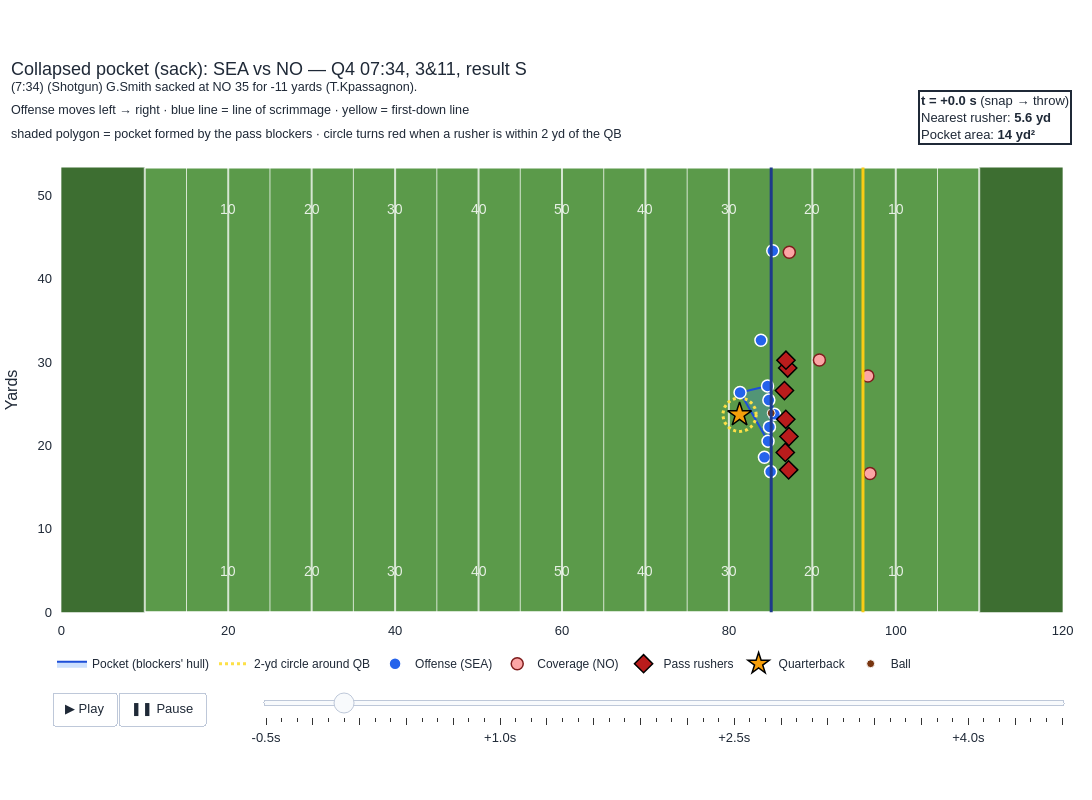

Notebook code for this chart:
### Markdown cell above
## 8. Animated replays
`viz.replay(gameId, playId)` works for any play. The two examples are picked automatically: the sack with the lowest PIS, and the completed 3-4 s dropback with the highest PIS.

### Code cell
sack, clean = pick_examples(df)
print("sack:", sack, " clean:", clean)
out["figures"]["replay_sack"].show()

### Figure 1 — Plotly figure (JSON) as saved in the notebook; plotly's stock layout.template omitted (floating-point values rounded to 4 significant figures)
{"data": [{"fill": "toself", "fillcolor": "rgba(59,130,246,0.25)", "hoverinfo": "skip", "line": {"color": "#1d4ed8", "width": 2}, "mode": "lines", "name": "Pocket (blockers' hull)", "type": "scatter", "x": [81.34, 84.69, 85.46, 84.63, 81.34], "y": [26.36, 20.52, 23.75, 27.14, 26.36]}, {"hoverinfo": "skip", "line": {"color": "#fde047", "dash": "dot", "width": 3}, "mode": "lines", "name": "2-yd circle around QB", "type": "scatter", "x": [83.28, 83.26, 83.21, 83.12, 83.0, 82.85, 82.67, 82.47, 82.24, 82.0, 81.74, 81.48, 81.21, 80.95, 80.69, 80.44, 80.2, 79.99, 79.8, 79.63, 79.49, 79.39, 79.32, 79.28, 79.28, 79.32, 79.39, 79.49, 79.63, 79.8, 79.99, 80.2, 80.44, 80.69, 80.95, 81.21, 81.48, 81.74, 82.0, 82.24, 82.47, 82.67, 82.85, 83.0, 83.12, 83.21, 83.26, 83.28], "y": [23.69, 23.96, 24.22, 24.47, 24.71, 24.93, 25.13, 25.3, 25.44, 25.56, 25.64, 25.68, 25.69, 25.66, 25.6, 25.5, 25.38, 25.22, 25.03, 24.82, 24.59, 24.35, 24.09, 23.82, 23.56, 23.29, 23.03, 22.79, 22.56, 22.35, 22.16, 22.0, 21.88, 21.78, 21.72, 21.69, 21.7, 21.74, 21.82, 21.94, 22.08, 22.25, 22.45, 22.67, 22.91, 23.16, 23.42, 23.69]}, {"hoverinfo": "text", "hovertext": ["Duane Brown #76<br>Pass Block", "Gabe Jackson #66<br>Pass Block", "Tyler Lockett #16<br>Pass Route", "Brandon Shell #72<br>Pass Block", "Gerald Everett #81<br>Pass Route", "Kyle Fuller #61<br>Pass Block", "Jamarco Jones #73<br>Pass Block", "DK Metcalf #14<br>Pass Route", "Travis Homer #25<br>Pass Block", "Freddie Swain #18<br>Pass Route"], "marker": {"color": "#2563eb", "line": {"color": "white", "width": 1.5}, "size": 12}, "mode": "markers", "name": "Offense (SEA)", "type": "scatter", "x": [84.63, 84.86, 83.84, 84.69, 84.26, 85.46, 84.79, 85.26, 81.34, 85.0], "y": [27.14, 22.23, 32.62, 20.52, 18.6, 23.75, 25.44, 43.34, 26.36, 16.87]}, {"hoverinfo": "text", "hovertext": ["P.J. Williams #26<br>Coverage", "Marshon Lattimore #23<br>Coverage", "Marcus Williams #43<br>Coverage", "Paulson Adebo #29<br>Coverage"], "marker": {"color": "#fca5a5", "line": {"color": "#7f1d1d", "width": 1.5}, "size": 12}, "mode": "markers", "name": "Coverage (NO)", "type": "scatter", "x": [96.91, 87.24, 96.66, 90.85], "y": [16.64, 43.16, 28.33, 30.24]}, {"hoverinfo": "text", "hovertext": ["Malcolm Jenkins #27<br>Pass Rush", "Cameron Jordan #94<br>Pass Rush", "Demario Davis #56<br>Pass Rush", "Kwon Alexander #5<br>Pass Rush", "Tanoh Kpassagnon #90<br>Pass Rush", "Marcus Davenport #92<br>Pass Rush", "Chauncey Gardner-Johnson #22<br>Pass Rush"], "marker": {"color": "#b91c1c", "line": {"color": "black", "width": 1.5}, "size": 14, "symbol": "diamond"}, "mode": "markers", "name": "Pass rushers", "type": "scatter", "x": [87.16, 86.76, 86.82, 87.2, 86.66, 87.05, 86.84], "y": [17.08, 19.17, 23.14, 21.07, 26.58, 29.28, 30.22]}, {"hoverinfo": "text", "hovertext": ["Geno Smith #7<br>Pass"], "marker": {"color": "#f59e0b", "line": {"color": "black", "width": 1.5}, "size": 18, "symbol": "star"}, "mode": "markers", "name": "Quarterback", "type": "scatter", "x": [81.28], "y": [23.69]}, {"marker": {"color": "#78350f", "line": {"color": "white", "width": 1}, "size": 8}, "mode": "markers", "name": "Ball", "type": "scatter", "x": [85.07], "y": [23.88]}], "layout": {"annotations": [{"font": {"color": "rgba(255,255,255,0.85)", "size": 14}, "showarrow": false, "text": "10", "x": 20, "y": 5}, {"font": {"color": "rgba(255,255,255,0.85)", "size": 14}, "showarrow": false, "text": "10", "x": 20, "y": 48.3}, {"font": {"color": "rgba(255,255,255,0.85)", "size": 14}, "showarrow": false, "text": "20", "x": 30, "y": 5}, {"font": {"color": "rgba(255,255,255,0.85)", "size": 14}, "showarrow": false, "text": "20", "x": 30, "y": 48.3}, {"font": {"color": "rgba(255,255,255,0.85)", "size": 14}, "showarrow": false, "text": "30", "x": 40, "y": 5}, {"font": {"color": "rgba(255,255,255,0.85)", "size": 14}, "showarrow": false, "text": "30", "x": 40, "y": 48.3}, {"font": {"color": "rgba(255,255,255,0.85)", "size": 14}, "showarrow": false, "text": "40", "x": 50, "y": 5}, {"font": {"color": "rgba(255,255,255,0.85)", "size": 14}, "showarrow": false, "text": "40", "x": 50, "y": 48.3}, {"font": {"color": "rgba(255,255,255,0.85)", "size": 14}, "showarrow": false, "text": "50", "x": 60, "y": 5}, {"font": {"color": "rgba(255,255,255,0.85)", "size": 14}, "showarrow": false, "text": "50", "x": 60, "y": 48.3}, {"font": {"color": "rgba(255,255,255,0.85)", "size": 14}, "showarrow": false, "text": "40", "x": 70, "y": 5}, {"font": {"color": "rgba(255,255,255,0.85)", "size": 14}, "showarrow": false, "text": "40", "x": 70, "y": 48.3}, {"font": {"color": "rgba(255,255,255,0.85)", "size": 14}, "showarrow": false, "text": "30", "x": 80, "y": 5}, {"font": {"color": "rgba(255,255,255,0.85)", "size": 14}, "showarrow": false, "text": "30", "x": 80, "y": 48.3}, {"font": {"color": "rgba(255,255,255,0.85)", "size": 14}, "showarrow": false, "text": "20", "x": 90, "y": 5}, {"font": {"color": "rgba(255,255,255,0.85)", "size": 14}, "showarrow": false, "text": "20", "x": 90, "y": 48.3}, {"font": {"color": "rgba(255,255,255,0.85)", "size": 14}, "showarrow": false, "text": "10", "x": 100, "y": 5}, {"font": {"color": "rgba(255,255,255,0.85)", "size": 14}, "showarrow": false, "text": "10", "x": 100, "y": 48.3}, {"align": "left", "bgcolor": "rgba(255,255,255,0.95)", "bordercolor": "#1f2937", "borderwidth": 2, "font": {"size": 13}, "showarrow": false, "text": "<b>t = +0.0 s</b> (snap → throw)<br>Nearest rusher: <b>5.6 yd</b><br>Pocket area: <b>14 yd²</b>", "x": 1.0, "xanchor": "right", "xref": "paper", "y": 1.01, "yanchor": "bottom", "yref": "paper"}], "font": {"color": "#1f2937", "family": "Arial, sans-serif", "size": 13}, "height": 800, "legend": {"font": {"size": 12}, "orientation": "h", "x": 0, "y": -0.04, "yanchor": "top"}, "margin": {"b": 170, "l": 50, "r": 20, "t": 150}, "shapes": [{"fillcolor": "#5b9a4a", "layer": "below", "line": {"color": "white", "width": 2}, "type": "rect", "x0": 0, "x1": 120.0, "y0": 0, "y1": 53.3}, {"fillcolor": "#3d6e31", "layer": "below", "line": {"width": 0}, "type": "rect", "x0": 0, "x1": 10, "y0": 0, "y1": 53.3}, {"fillcolor": "#3d6e31", "layer": "below", "line": {"width": 0}, "type": "rect", "x0": 110, "x1": 120, "y0": 0, "y1": 53.3}, {"layer": "below", "line": {"color": "rgba(255,255,255,0.75)", "width": 2}, "type": "line", "x0": 10, "x1": 10, "y0": 0, "y1": 53.3}, {"layer": "below", "line": {"color": "rgba(255,255,255,0.75)", "width": 1}, "type": "line", "x0": 15, "x1": 15, "y0": 0, "y1": 53.3}, {"layer": "below", "line": {"color": "rgba(255,255,255,0.75)", "width": 2}, "type": "line", "x0": 20, "x1": 20, "y0": 0, "y1": 53.3}, {"layer": "below", "line": {"color": "rgba(255,255,255,0.75)", "width": 1}, "type": "line", "x0": 25, "x1": 25, "y0": 0, "y1": 53.3}, {"layer": "below", "line": {"color": "rgba(255,255,255,0.75)", "width": 2}, "type": "line", "x0": 30, "x1": 30, "y0": 0, "y1": 53.3}, {"layer": "below", "line": {"color": "rgba(255,255,255,0.75)", "width": 1}, "type": "line", "x0": 35, "x1": 35, "y0": 0, "y1": 53.3}, {"layer": "below", "line": {"color": "rgba(255,255,255,0.75)", "width": 2}, "type": "line", "x0": 40, "x1": 40, "y0": 0, "y1": 53.3}, {"layer": "below", "line": {"color": "rgba(255,255,255,0.75)", "width": 1}, "type": "line", "x0": 45, "x1": 45, "y0": 0, "y1": 53.3}, {"layer": "below", "line": {"color": "rgba(255,255,255,0.75)", "width": 2}, "type": "line", "x0": 50, "x1": 50, "y0": 0, "y1": 53.3}, {"layer": "below", "line": {"color": "rgba(255,255,255,0.75)", "width": 1}, "type": "line", "x0": 55, "x1": 55, "y0": 0, "y1": 53.3}, {"layer": "below", "line": {"color": "rgba(255,255,255,0.75)", "width": 2}, "type": "line", "x0": 60, "x1": 60, "y0": 0, "y1": 53.3}, {"layer": "below", "line": {"color": "rgba(255,255,255,0.75)", "width": 1}, "type": "line", "x0": 65, "x1": 65, "y0": 0, "y1": 53.3}, {"layer": "below", "line": {"color": "rgba(255,255,255,0.75)", "width": 2}, "type": "line", "x0": 70, "x1": 70, "y0": 0, "y1": 53.3}, {"layer": "below", "line": {"color": "rgba(255,255,255,0.75)", "width": 1}, "type": "line", "x0": 75, "x1": 75, "y0": 0, "y1": 53.3}, {"layer": "below", "line": {"color": "rgba(255,255,255,0.75)", "width": 2}, "type": "line", "x0": 80, "x1": 80, "y0": 0, "y1": 53.3}, {"layer": "below", "line": {"color": "rgba(255,255,255,0.75)", "width": 1}, "type": "line", "x0": 85, "x1": 85, "y0": 0, "y1": 53.3}, {"layer": "below", "line": {"color": "rgba(255,255,255,0.75)", "width": 2}, "type": "line", "x0": 90, "x1": 90, "y0": 0, "y1": 53.3}, {"layer": "below", "line": {"color": "rgba(255,255,255,0.75)", "width": 1}, "type": "line", "x0": 95, "x1": 95, "y0": 0, "y1": 53.3}, {"layer": "below", "line": {"color": "rgba(255,255,255,0.75)", "width": 2}, "type": "line", "x0": 100, "x1": 100, "y0": 0, "y1": 53.3}, {"layer": "below", "line": {"color": "rgba(255,255,255,0.75)", "width": 1}, "type": "line", "x0": 105, "x1": 105, "y0": 0, "y1": 53.3}, {"layer": "below", "line": {"color": "rgba(255,255,255,0.75)", "width": 2}, "type": "line", "x0": 110, "x1": 110, "y0": 0, "y1": 53.3}, {"line": {"color": "#1e3a8a", "width": 3}, "type": "line", "x0": 85.07, "x1": 85.07, "y0": 0, "y1": 53.3}, {"line": {"color": "#facc15", "width": 3}, "type": "line", "x0": 96.07, "x1": 96.07, "y0": 0, "y1": 53.3}], "sliders": [{"active": 5, "currentvalue": {"visible": false}, "len": 0.8, "pad": {"t": 10}, "steps": [{"args": [["2"], {"frame": {"duration": 0, "redraw": true}, "mode": "immediate", "transition": {"duration": 0}}], "label": "-0.5s", "method": "animate"}, {"args": [["3"], {"frame": {"duration": 0, "redraw": true}, "mode": "immediate", "transition": {"duration": 0}}], "label": "", "method": "animate"}, {"args": [["4"], {"frame": {"duration": 0, "redraw": true}, "mode": "immediate", "transition": {"duration": 0}}], "label": "", "method": "animate"}, {"args": [["5"], {"frame": {"duration": 0, "redraw": true}, "mode": "immediate", "transition": {"duration": 0}}], "label": "", "method": "animate"}, {"args": [["6"], {"frame": {"duration": 0, "redraw": true}, "mode": "immediate", "transition": {"duration": 0}}], "label": "", "method": "animate"}, {"args": [["7"], {"frame": {"duration": 0, "redraw": true}, "mode": "immediate", "transition": {"duration": 0}}], "label": "+0.0s", "method": "animate"}, {"args": [["8"], {"frame": {"duration": 0, "redraw": true}, "mode": "immediate", "transition": {"duration": 0}}], "label": "", "method": "animate"}, {"args": [["9"], {"frame": {"duration": 0, "redraw": true}, "mode": "immediate", "transition": {"duration": 0}}], "label": "", "method": "animate"}, {"args": [["10"], {"frame": {"duration": 0, "redraw": true}, "mode": "immediate", "transition": {"duration": 0}}], "label": "", "method": "animate"}, {"args": [["11"], {"frame": {"duration": 0, "redraw": true}, "mode": "immediate", "transition": {"duration": 0}}], "label": "", "method": "animate"}, {"args": [["12"], {"frame": {"duration": 0, "redraw": true}, "mode": "immediate", "transition": {"duration": 0}}], "label": "+0.5s", "method": "animate"}, {"args": [["13"], {"frame": {"duration": 0, "redraw": true}, "mode": "immediate", "transition": {"duration": 0}}], "label": "", "method": "animate"}, {"args": [["14"], {"frame": {"duration": 0, "redraw": true}, "mode": "immediate", "transition": {"duration": 0}}], "label": "", "method": "animate"}, {"args": [["15"], {"frame": {"duration": 0, "redraw": true}, "mode": "immediate", "transition": {"duration": 0}}], "label": "", "method": "animate"}, {"args": [["16"], {"frame": {"duration": 0, "redraw": true}, "mode": "immediate", "transition": {"duration": 0}}], "label": "", "method": "animate"}, {"args": [["17"], {"frame": {"duration": 0, "redraw": true}, "mode": "immediate", "transition": {"duration": 0}}], "label": "+1.0s", "method": "animate"}, {"args": [["18"], {"frame": {"duration": 0, "redraw": true}, "mode": "immediate", "transition": {"duration": 0}}], "label": "", "method": "animate"}, {"args": [["19"], {"frame": {"duration": 0, "redraw": true}, "mode": "immediate", "transition": {"duration": 0}}], "label": "", "method": "animate"}, {"args": [["20"], {"frame": {"duration": 0, "redraw": true}, "mode": "immediate", "transition": {"duration": 0}}], "label": "", "method": "animate"}, {"args": [["21"], {"frame": {"duration": 0, "redraw": true}, "mode": "immediate", "transition": {"duration": 0}}], "label": "", "method": "animate"}, {"args": [["22"], {"frame": {"duration": 0, "redraw": true}, "mode": "immediate", "transition": {"duration": 0}}], "label": "+1.5s", "method": "animate"}, {"args": [["23"], {"frame": {"duration": 0, "redraw": true}, "mode": "immediate", "transition": {"duration": 0}}], "label": "", "method": "animate"}, {"args": [["24"], {"frame": {"duration": 0, "redraw": true}, "mode": "immediate", "transition": {"duration": 0}}], "label": "", "method": "animate"}, {"args": [["25"], {"frame": {"duration": 0, "redraw": true}, "mode": "immediate", "transition": {"duration": 0}}], "label": "", "method": "animate"}, {"args": [["26"], {"frame": {"duration": 0, "redraw": true}, "mode": "immediate", "transition": {"duration": 0}}], "label": "", "method": "animate"}, {"args": [["27"], {"frame": {"duration": 0, "redraw": true}, "mode": "immediate", "transition": {"duration": 0}}], "label": "+2.0s", "method": "animate"}, {"args": [["28"], {"frame": {"duration": 0, "redraw": true}, "mode": "immediate", "transition": {"duration": 0}}], "label": "", "method": "animate"}, {"args": [["29"], {"frame": {"duration": 0, "redraw": true}, "mode": "immediate", "transition": {"duration": 0}}], "label": "", "method": "animate"}, {"args": [["30"], {"frame": {"duration": 0, "redraw": true}, "mode": "immediate", "transition": {"duration": 0}}], "label": "", "method": "animate"}, {"args": [["31"], {"frame": {"duration": 0, "redraw": true}, "mode": "immediate", "transition": {"duration": 0}}], "label": "", "method": "animate"}, {"args": [["32"], {"frame": {"duration": 0, "redraw": true}, "mode": "immediate", "transition": {"duration": 0}}], "label": "+2.5s", "method": "animate"}, {"args": [["33"], {"frame": {"duration": 0, "redraw": true}, "mode": "immediate", "transition": {"duration": 0}}], "label": "", "method": "animate"}, {"args": [["34"], {"frame": {"duration": 0, "redraw": true}, "mode": "immediate", "transition": {"duration": 0}}], "label": "", "method": "animate"}, {"args": [["35"], {"frame": {"duration": 0, "redraw": true}, "mode": "immediate", "transition": {"duration": 0}}], "label": "", "method": "animate"}, {"args": [["36"], {"frame": {"duration": 0, "redraw": true}, "mode": "immediate", "transition": {"duration": 0}}], "label": "", "method": "animate"}, {"args": [["37"], {"frame": {"duration": 0, "redraw": true}, "mode": "immediate", "transition": {"duration": 0}}], "label": "+3.0s", "method": "animate"}, {"args": [["38"], {"frame": {"duration": 0, "redraw": true}, "mode": "immediate", "transition": {"duration": 0}}], "label": "", "method": "animate"}, {"args": [["39"], {"frame": {"duration": 0, "redraw": true}, "mode": "immediate", "transition": {"duration": 0}}], "label": "", "method": "animate"}, {"args": [["40"], {"frame": {"duration": 0, "redraw": true}, "mode": "immediate", "transition": {"duration": 0}}], "label": "", "method": "animate"}, {"args": [["41"], {"frame": {"duration": 0, "redraw": true}, "mode": "immediate", "transition": {"duration": 0}}], "label": "", "method": "animate"}, {"args": [["42"], {"frame": {"duration": 0, "redraw": true}, "mode": "immediate", "transition": {"duration": 0}}], "label": "+3.5s", "method": "animate"}, {"args": [["43"], {"frame": {"duration": 0, "redraw": true}, "mode": "immediate", "transition": {"duration": 0}}], "label": "", "method": "animate"}, {"args": [["44"], {"frame": {"duration": 0, "redraw": true}, "mode": "immediate", "transition": {"duration": 0}}], "label": "", "method": "animate"}, {"args": [["45"], {"frame": {"duration": 0, "redraw": true}, "mode": "immediate", "transition": {"duration": 0}}], "label": "", "method": "animate"}, {"args": [["46"], {"frame": {"duration": 0, "redraw": true}, "mode": "immediate", "transition": {"duration": 0}}], "label": "", "method": "animate"}, {"args": [["47"], {"frame": {"duration": 0, "redraw": true}, "mode": "immediate", "transition": {"duration": 0}}], "label": "+4.0s", "method": "animate"}, {"args": [["48"], {"frame": {"duration": 0, "redraw": true}, "mode": "immediate", "transition": {"duration": 0}}], "label": "", "method": "animate"}, {"args": [["49"], {"frame": {"duration": 0, "redraw": true}, "mode": "immediate", "transition": {"duration": 0}}], "label": "", "method": "animate"}, {"args": [["50"], {"frame": {"duration": 0, "redraw": true}, "mode": "immediate", "transition": {"duration": 0}}], "label": "", "method": "animate"}, {"args": [["51"], {"frame": {"duration": 0, "redraw": true}, "mode": "immediate", "transition": {"duration": 0}}], "label": "", "method": "animate"}, {"args": [["52"], {"frame": {"duration": 0, "redraw": true}, "mode": "immediate", "transition": {"duration": 0}}], "label": "+4.5s", "method": "animate"}, {"args": [["53"], {"frame": {"duration": 0, "redraw": true}, "mode": "immediate", "transition": {"duration": 0}}], "label": "", "method": "animate"}], "x": 0.2, "y": -0.11, "yanchor": "top"}], "title": {"font": {"size": 18}, "text": "Collapsed pocket (sack): SEA vs NO — Q4 07:34, 3&11, result S<br><sup>(7:34) (Shotgun) G.Smith sacked at NO 35 for -11 yards (T.Kpassagnon).</sup><br><sup>Offense moves left → right · blue line = line of scrimmage · yellow = first-down line<br>shaded polygon = pocket formed by the pass blockers · circle turns red when a rusher is within 2 yd of the QB</sup>", "x": 0.01}, "updatemenus": [{"buttons": [{"args": [null, {"frame": {"duration": 100, "redraw": true}, "fromcurrent": true, "transition": {"duration": 0}}], "label": "▶ Play", "method": "animate"}, {"args": [[null], {"frame": {"duration": 0}, "mode": "immediate"}], "label": "❚❚ Pause", "method": "animate"}], "direction": "left", "showactive": false, "type": "buttons", "x": 0, "xanchor": "left", "y": -0.13, "yanchor": "top"}], "width": 1150, "xaxis": {"constrain": "domain", "range": [-1, 121], "showgrid": false, "title": {}, "zeroline": false}, "yaxis": {"constrain": "domain", "range": [-1, 54.3], "scaleanchor": "x", "scaleratio": 1, "showgrid": false, "title": {"text": "Yards"}, "zeroline": false}}}
